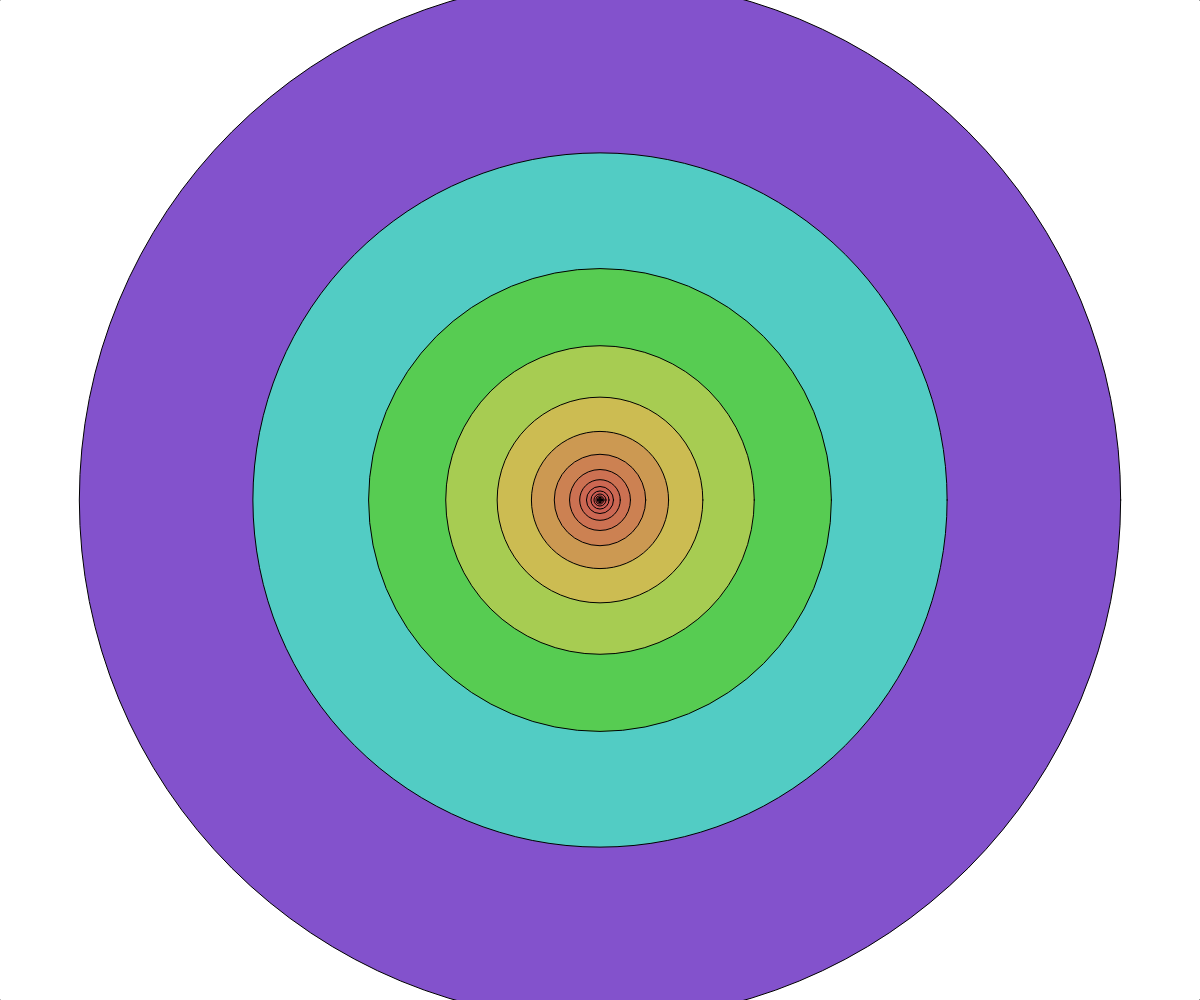
Frame 1 (no input)
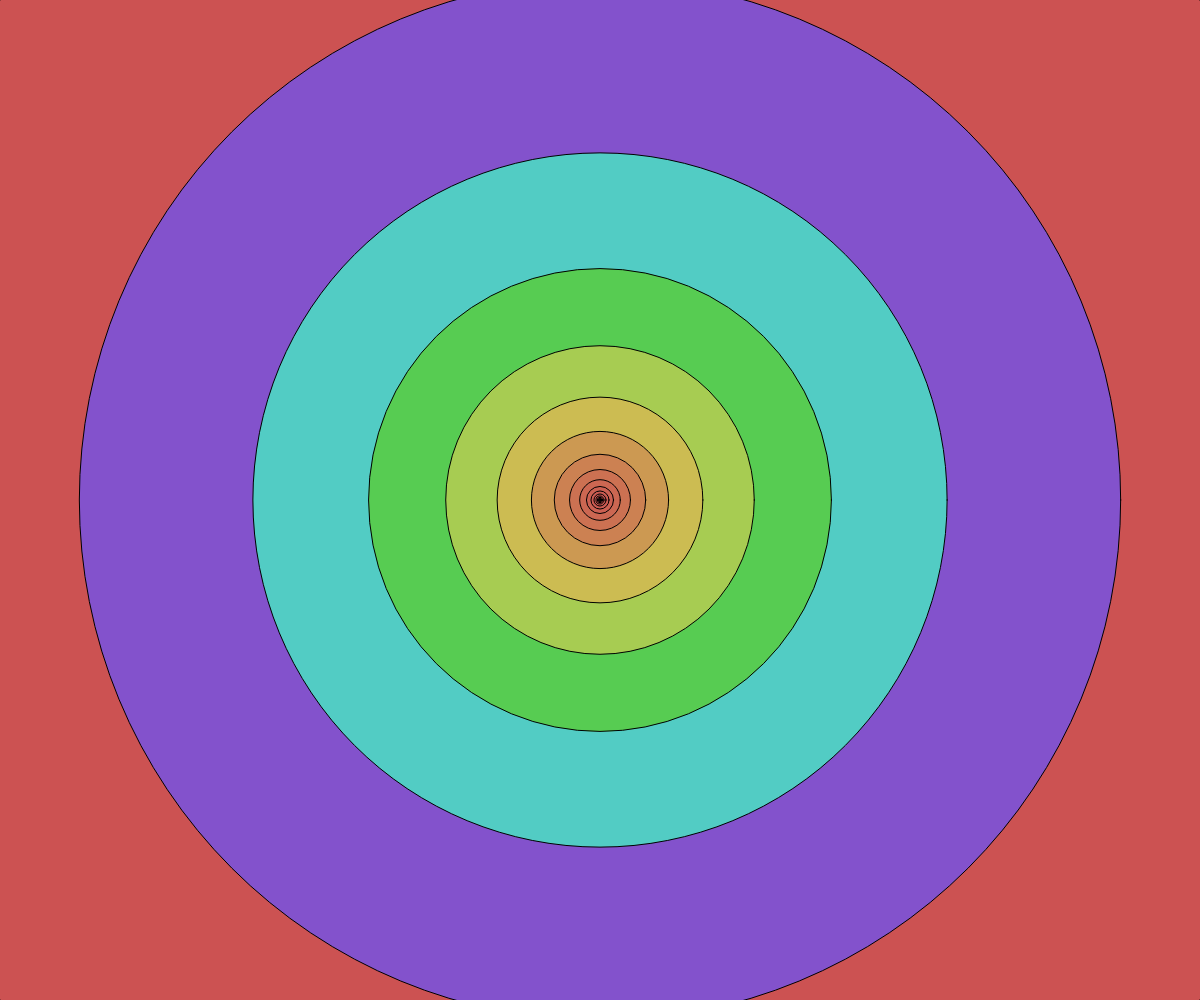
Frame 2 (the mouse pressed at the canvas centre, redrawn once)

The p5.js sketch that drew these frames (run headless with seeded random() and noise() and a simulated clock; the mouse was pressed at the canvas centre and the sketch redrawn once):

// p5.js sketch
// ── sketch.js
let diagonal
function setup() {
  createCanvas(innerWidth, innerHeight)
  noLoop()
  diagonal = floor(sqrt(width**2 + height**2))
  colorMode(HSB, diagonal, diagonal, diagonal);
}

function draw() {
  drawTunnel(width / 2, height / 2, diagonal)
}

function drawTunnel(x, y, r) {
  circle(x, y, r)
  if (r > 1)  {
    r *= 2 / 3
    fill(r * 1.1, diagonal * 0.6, diagonal * 0.8)
    drawTunnel(x, y, r)
  }
}
